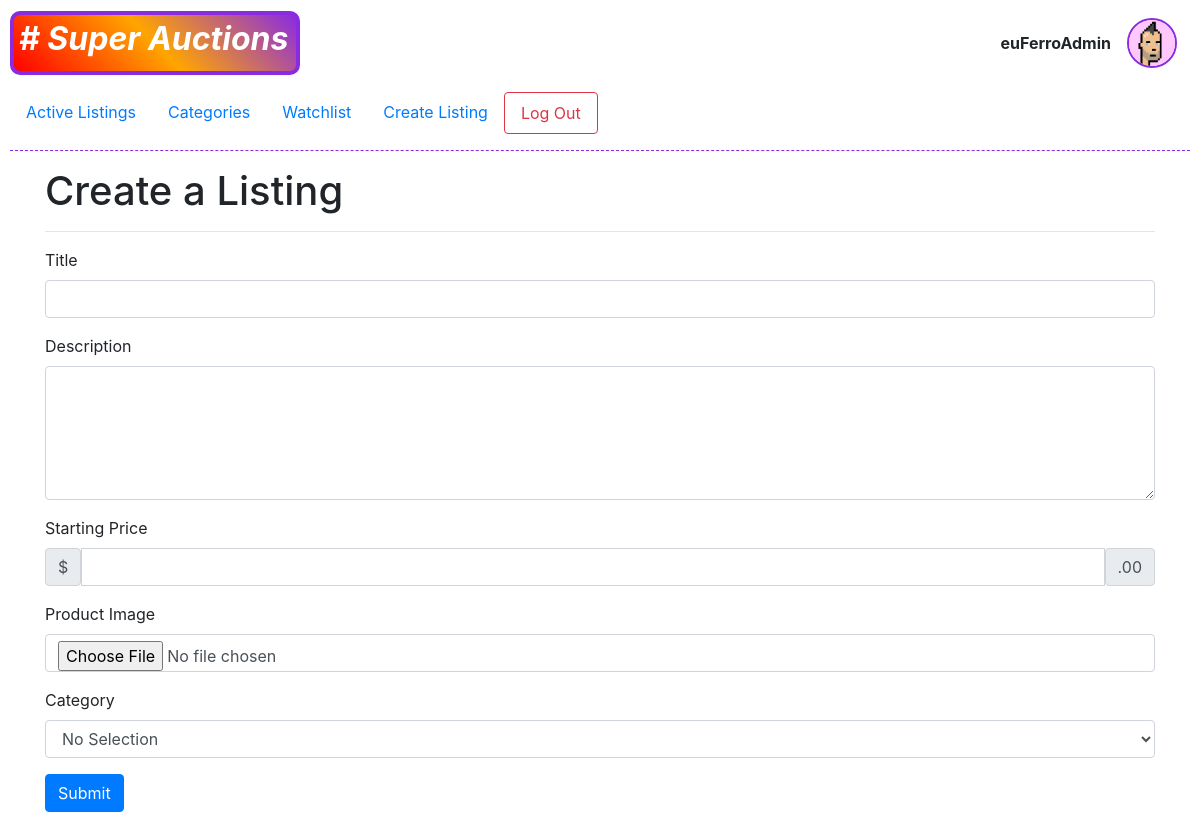
The page /createlisting (signed in) on the database its author committed.
### auctions/models.py (models this page shows)
class User(AbstractUser):
    profile_picture = models.ImageField(upload_to="imgs/profile/", blank=False, default="imgs/profile/default.jpeg")

### auctions/views.py (the view)
# urls.py: path("createlisting", views.createlisting, name="createlisting"),
@login_required()
def createlisting(request):
    if request.method == "POST":
        data = {
            "title": request.POST["title"],
            "description": request.POST["description"],
            "starting_price": request.POST["starting_price"],
            "current_price": request.POST["starting_price"], # current_price is the same as the starting_price when created
            "category": request.POST["category"],
            "owner": request.POST["owner"],
        }
        form = ListingForm(data=data, files=request.FILES)
        if form.is_valid():
            try:
                user_owner = User.objects.get(id=form.cleaned_data["owner"])
                new_listing = Listing(
                    title = form.cleaned_data["title"],
                    description = form.cleaned_data["description"],
                    starting_price = form.cleaned_data["starting_price"],
                    current_price = form.cleaned_data["current_price"],
                    img = form.cleaned_data["img"],
                    category = form.cleaned_data["category"],
                    owner = user_owner
                )
                new_listing.save()
                WatchlistEntry(user=user_owner, listing=new_listing).save()
                return redirect(f"watchlist")
            except Exception:
                context = {
                    "form": form,
                    "user_id_error": "Are you trying to hack me dude??",
                }
                return render(request, "auctions/create_listing.html", context)
        else:
            context = {
                "form": form,
            }
            return render(request, "auctions/create_listing.html", context)
    else:
        form = ListingForm()
        context = {
            "form": form,
        }
        return render(request, "auctions/create_listing.html", context)

### auctions/models.py
class ListingForm(ModelForm):
    class Meta:
        model = Listing
        fields = [
            "title",
            "description",
            "starting_price",
            "current_price",
            "img",
            "category",
            "owner",
        ]

### auctions/templates/auctions/create_listing.html (shortened to what this page needs)
{% extends "auctions/layout.html" %}
{% block body %}
    <div class="container">
        <div>
            <h1>Create a Listing</h1>
        </div>
        <hr>
        <div>
            <form action="{% url 'createlisting' %}" method="post" enctype="multipart/form-data">
                <div class="mb-3">
                    <label class="form-label">Title</label>
                    <input name="title" class="form-control" type="text" maxlength="64">
                </div>
                <div class="mb-3">
                    <label class="form-label">Description</label>
                    <textarea name="description" class="form-control" id="" cols="30" rows="5" maxlength="250"></textarea>
                </div>
                <div class="input-group mb-3">
                    <label class="input-group">Starting Price</label>
                    <span class="input-group-text">$</span>
                    <input name="starting_price" min="1" max="1000000000000" type="number" step="0.01" class="form-control" aria-label="Starting Price">
                    <span class="input-group-text">.00</span>
                  </div>
                <div class="mb-3">
                    <label for="img" class="form-label">Product Image</label>
                    <input name="img" class="form-control" type="file" accept="image/*">
                </div>
                <div class="mb-3">
                    <label class="form-label">Category</label>
                    <div>
                        <select name="category" class="form-select form-control" aria-label="category selection">
                            {% for option in form.category %}
                                {{option}}
                            {% endfor %}
                        </select>
                    </div>
                </div>
                <div class="mb-3">
                    <input type="submit" class="btn btn-primary">
                </div>
            </form>
        </div>
    </div>
{% endblock %}

### auctions/templates/auctions/layout.html (shortened to what this page needs)
{% load static %}
<!DOCTYPE html>
<html lang="en" translate="yes">
    <head>
        <link rel="stylesheet" href="https://stackpath.bootstrapcdn.com/bootstrap/4.4.1/css/bootstrap.min.css">
        <link href="{% static 'auctions/styles.css' %}" rel="stylesheet">
        <link href="{% static 'auctions/components.css' %}" rel="stylesheet">
    </head>
    <body>
        <header>
            <div style="display: flex; align-items: center;">
                <div class="super-auctions-logo">
                    <h2>
                        <strong># Super Auctions</strong>
                    </h2>
                </div>
                {% if user.is_authenticated %}
                    <div class="row profile-div">
                        <div class="m-2">
                            <strong>{{ user.username }}</strong>
                        </div>
                        <a class="m-2 profile-link">
                            <img src="{{user.profile_picture.url}}" class="profile-img">
                        </a>
                    </div>
                {% endif %}
            </div>
            <div class="my-3">
                <ul class="nav">
                    <li class="nav-item">
                        <a class="nav-link" href="{% url 'index' %}">Active Listings</a>
                    </li>
                    <li class="nav-item">
                        <a class="nav-link" href="{% url 'categories' %}">Categories</a>
                    </li>
                    {% if user.is_authenticated %}
                        <li class="nav-item">
                            <a class="nav-link" href="{% url 'watchlist' %}">Watchlist</a>
                        </li>
                        <li class="nav-item">
                            <a class="nav-link" href="{% url 'createlisting' %}">Create Listing</a>
                        </li>
                        <li class="nav-item">
                            <a class="nav-link btn btn-outline-danger" href="{% url 'logout' %}">Log Out</a>
                        </li>
                    {% endif %}
                </ul>
            </div>
        </header>
        <hr style="border-top: 1px dashed blueviolet;">
        {% block body %}
        {% endblock %}
    </body>
</html>

### auctions/static/auctions/styles.css (style rules this page uses)
body { padding: 10px; }

### auctions/static/auctions/components.css (style rules this page uses)
.super-auctions-logo { color: white; min-width: 290px; width: 290px; border: 4px solid blueviolet; padding: 5px; border-radius: 10px; background: linear-gradient(45deg, red, orange, blueviolet); justify-self: start; font-style: oblique; }
.profile-div { display: flex; align-items: center; justify-content: end; width: 100%; margin-right: 5px; }
.profile-link { width: 50px; height: 50px; }
.profile-img { height: 100%; width: 100%; border-radius: 50%; border: 2px solid blueviolet }

### rows shown on the page
User: username "euFerroAdmin", profile_picture (picture)

### other values the page prints
form field category "No Selection"
